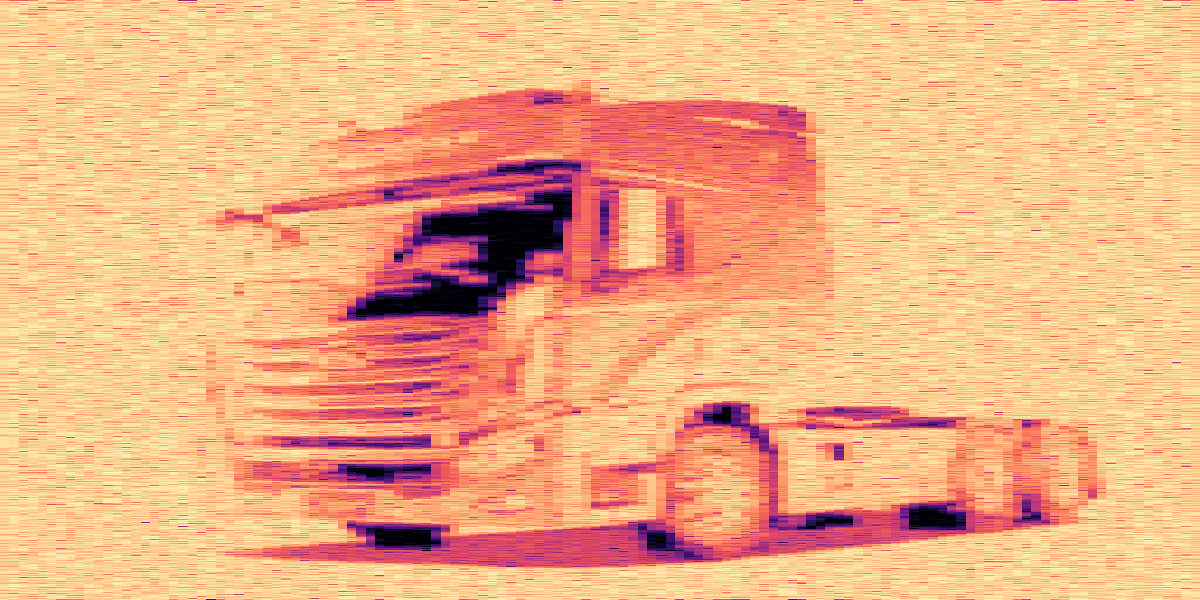
#> input picture data/vehicle_spectrogram/test/Truck/Image_15.png, 1200 x 600 px, given in place of Image_15.jpg, which was not available
$ jupyter execute Img2Audv2.ipynb   (text cells are left out)
#> lines starting #> are read from the running program, lines starting #| are printed output that depends on the picture; pictures that were not available may be replaced by others from this repository, and a replacement may not be noted
[cell 1]
import numpy as np
import cv2
import librosa
import soundfile as sf

def image_to_spectrogram_audio(image_path, output_audio="output.wav", sr=22050):
    # Load image in grayscale
#> called with output_audio = 'car.wav', sr = 22050
    image = cv2.imread(image_path, cv2.IMREAD_GRAYSCALE)
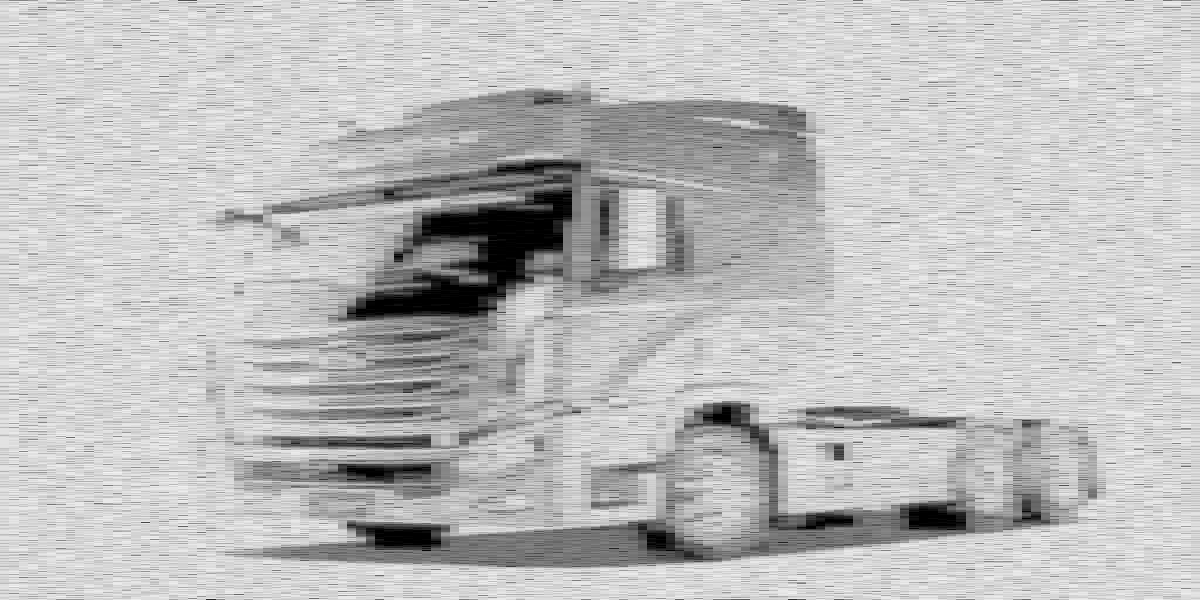
#> image: shape (600, 1200); min 0, max 245, mean 190.1
    if image is None:
        raise ValueError("Image not found or invalid path.")

    # Resize image to match Griffin-Lim constraints (n_fft = 1024, hop_length=512)
    # Height (frequency bins) must be (n_fft // 2 + 1) = 513 for n_fft=1024
    target_height = 513  # For n_fft=1024
    target_width = 128   # Adjust width as needed (e.g., 128 for time steps)
    image = cv2.resize(image, (target_width, target_height))
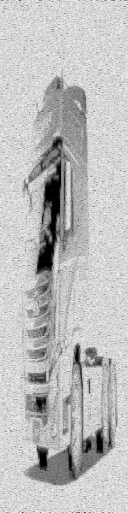
#> image: shape (513, 128); min 0, max 243, mean 189.9

    # Normalize to [0, 1] and flip vertically (spectrograms use bottom-to-top frequency)
    image_normalized = np.flipud(image.astype(np.float32) / 255.0)
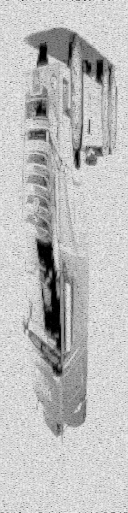
#> image_normalized: shape (513, 128) float32; min 0, max 0.953, mean 0.745

    # Convert image to dB-scaled "spectrogram" (add epsilon to avoid log(0))
    spectrogram_db = librosa.amplitude_to_db(image_normalized + 1e-7, ref=np.max)

    # Convert dB back to linear amplitude
    spectrogram_linear = librosa.db_to_amplitude(spectrogram_db)

    # Griffin-Lim parameters (must match spectrogram dimensions)
    n_fft = 1024
    hop_length = 512
    win_length = 1024

    # Reconstruct audio
    audio = librosa.griffinlim(
        spectrogram_linear,
        n_iter=32,
        n_fft=n_fft,
        hop_length=hop_length,
        win_length=win_length
    )

    # Save as WAV file
    sf.write(output_audio, audio, sr)
    print(f"Audio saved to {output_audio}")

# Example usage
image_to_spectrogram_audio(r"D:\Documents\Iquisitionis\103\vehicle-type-recognition\dataset\car\Image_15.jpg", "car.wav")
#> (the call stopped at in image_to_spectrogram_audio, `spectrogram_db = librosa.amplitude_to_db(image_normalized + 1e-7, ref=..`: librosa is not available in this run)

$ run again, with data/vehicle_spectrogram/test/Truck/Image_14.png copied over data/vehicle_spectrogram/test/Truck/Image_15.png
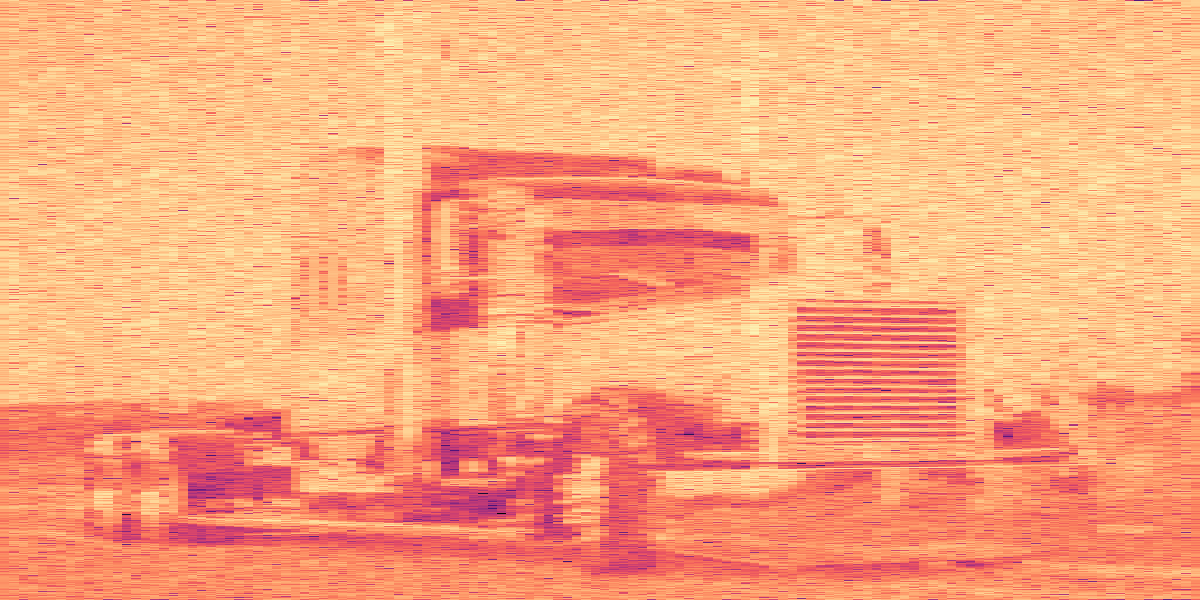
#> input picture data/vehicle_spectrogram/test/Truck/Image_14.png, 1200 x 600 px, given in place of Image_15.jpg, which was not available
#> in image_to_spectrogram_audio, `image = cv2.resize(image, (target_width, target_height))`:
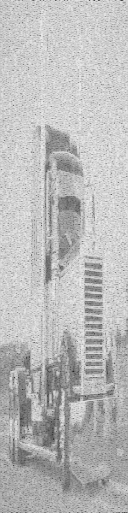
#> image: shape (513, 128); min 32, max 238, mean 186.6
#> in image_to_spectrogram_audio, `image_normalized = np.flipud(image.astype(np.float32) / 255.0)`:
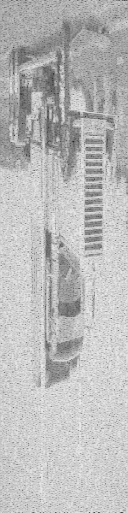
#> image_normalized: shape (513, 128) float32; min 0.125, max 0.933, mean 0.732

$ run again, with data/vehicle_spectrogram/test/Truck/Image_16.png copied over data/vehicle_spectrogram/test/Truck/Image_15.png
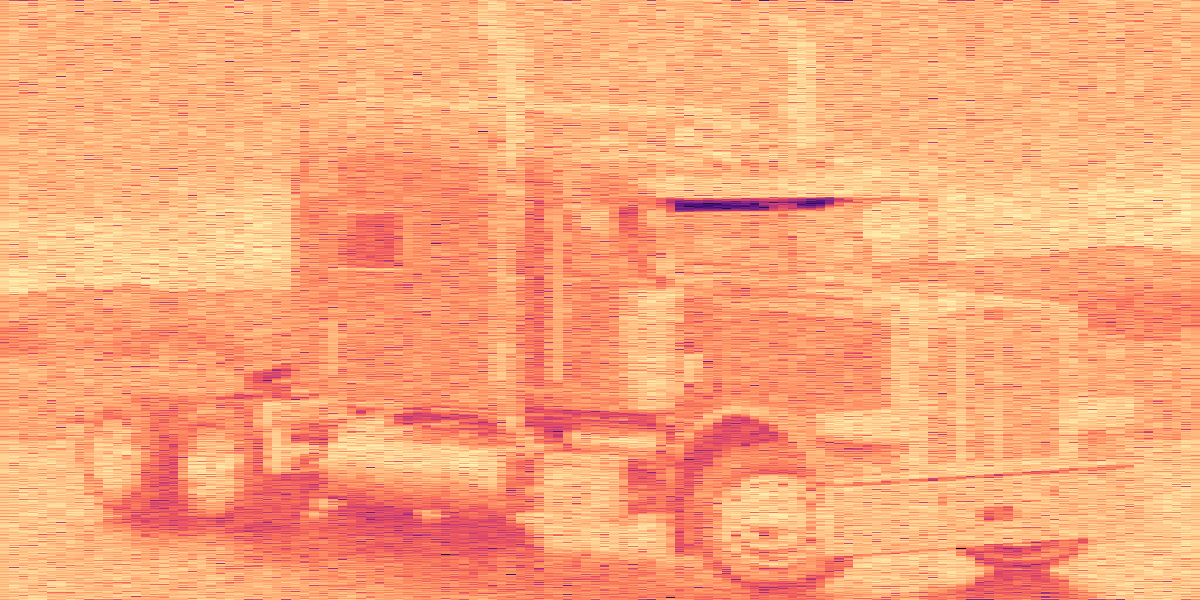
#> input picture data/vehicle_spectrogram/test/Truck/Image_16.png, 1200 x 600 px, given in place of Image_15.jpg, which was not available
#> in image_to_spectrogram_audio, `image = cv2.resize(image, (target_width, target_height))`:
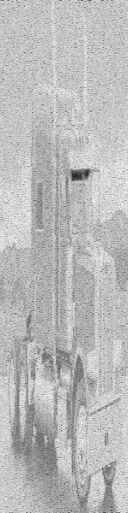
#> image: shape (513, 128); min 24, max 240, mean 186.2
#> in image_to_spectrogram_audio, `image_normalized = np.flipud(image.astype(np.float32) / 255.0)`:
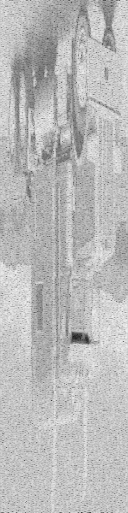
#> image_normalized: shape (513, 128) float32; min 0.0941, max 0.941, mean 0.73

$ run again, with data/vehicle_spectrogram/test/Truck/Image_18.png copied over data/vehicle_spectrogram/test/Truck/Image_15.png
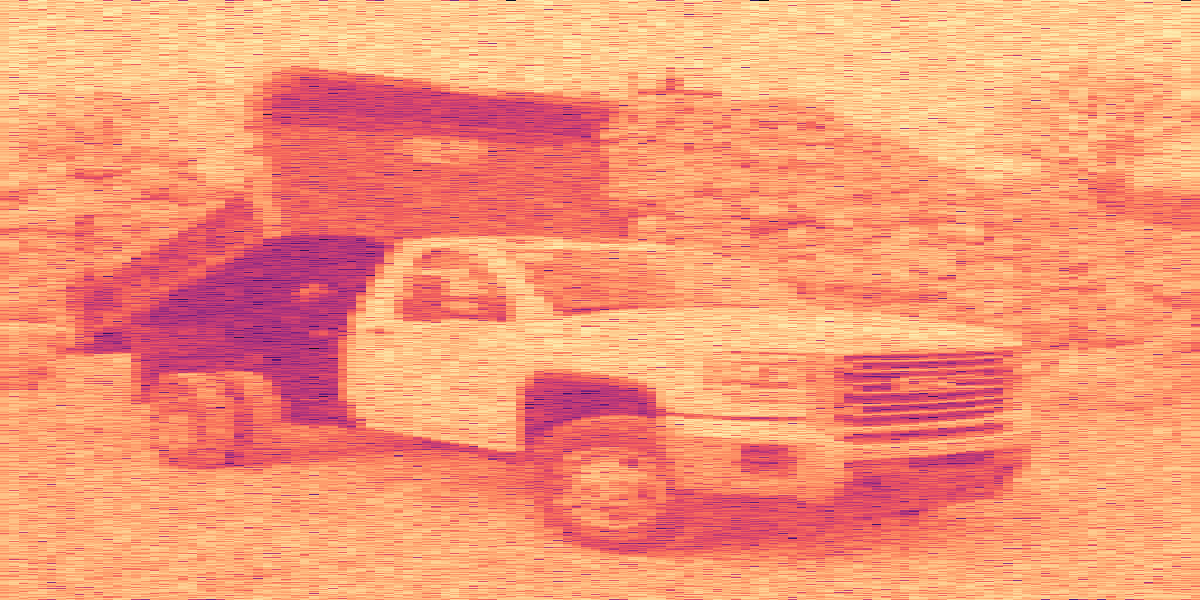
#> input picture data/vehicle_spectrogram/test/Truck/Image_18.png, 1200 x 600 px, given in place of Image_15.jpg, which was not available
#> in image_to_spectrogram_audio, `image = cv2.resize(image, (target_width, target_height))`:
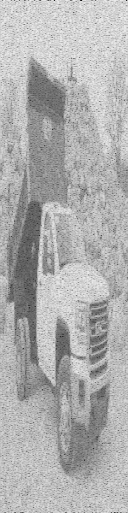
#> image: shape (513, 128); min 19, max 239, mean 174.9
#> in image_to_spectrogram_audio, `image_normalized = np.flipud(image.astype(np.float32) / 255.0)`:
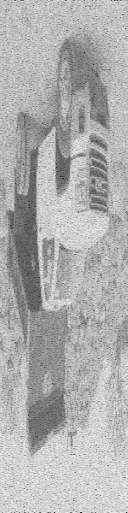
#> image_normalized: shape (513, 128) float32; min 0.0745, max 0.937, mean 0.686
